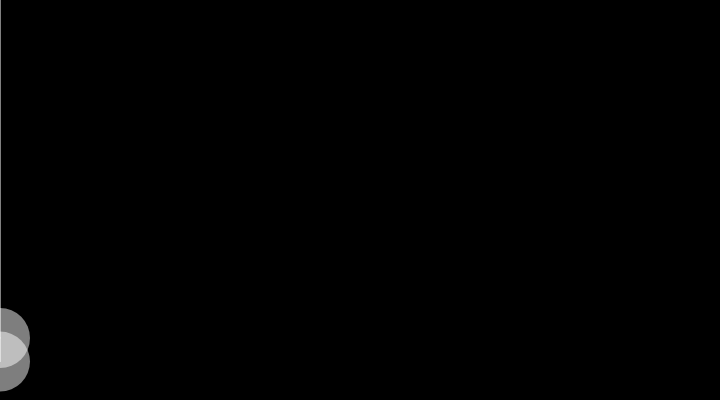
Frame 1 (no input)
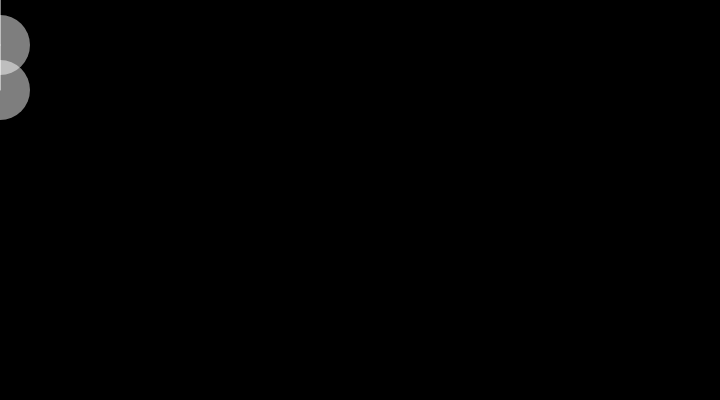
Frame 60 (no input)
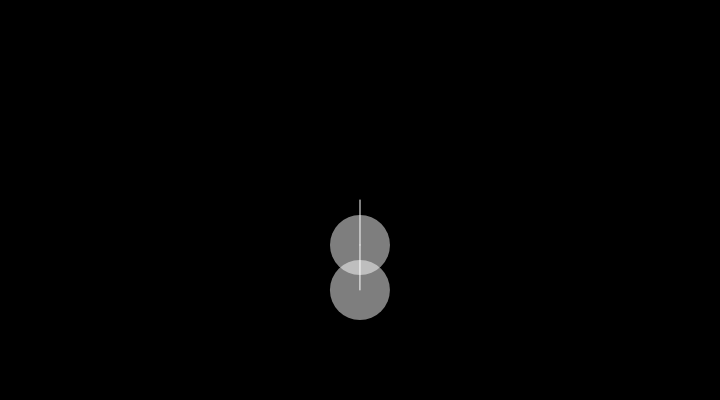
Frame 120 (the mouse pressed at the canvas centre since frame 60)

The p5.js sketch that drew these frames (run headless with seeded random() and noise() and a simulated clock; from frame 60 on, the mouse is pressed at the canvas centre):

// p5.js sketch
// ── sketch.js
let s1, s2;
let gravity = 9.0;
let mass = 2.0;

function setup() {
  createCanvas(720, 400);
  fill(255, 126);
  // Inputs: x, y, mass, gravity
  s1 = new Spring2D(0.0, width / 2, mass, gravity);
  s2 = new Spring2D(0.0, width / 2, mass, gravity);
}

function draw() {
  background(0);
  s1.update(mouseX, mouseY);
  s1.display(mouseX, mouseY);
  s2.update(s1.x, s1.y);
  s2.display(s1.x, s1.y);
}

function Spring2D(xpos, ypos, m, g) {
  this.x = xpos; // The x- and y-coordinates
  this.y = ypos;
  this.vx = 0; // The x- and y-axis velocities
  this.vy = 0;
  this.mass = m;
  this.gravity = g;
  this.radius = 30;
  this.stiffness = 0.2;
  this.damping = 0.7;

  this.update = function(targetX, targetY) {
    let forceX = (targetX - this.x) * this.stiffness;
    let ax = forceX / this.mass;
    this.vx = this.damping * (this.vx + ax);
    this.x += this.vx;
    let forceY = (targetY - this.y) * this.stiffness;
    forceY += this.gravity;
    let ay = forceY / this.mass;
    this.vy = this.damping * (this.vy + ay);
    this.y += this.vy;
  };

  this.display = function(nx, ny) {
    noStroke();
    ellipse(this.x, this.y, this.radius * 2, this.radius * 2);
    stroke(255);
    line(this.x, this.y, nx, ny);
  };
}
